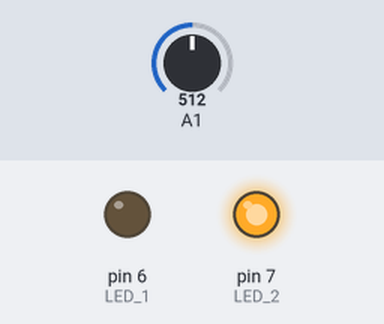
The sketch below on a simulated Arduino Uno, built with avr-gcc and run on an emulated ATmega328P. On the bench: output pins drawn as LEDs (lit = HIGH). The inputs (shaded band) are chosen by the test bench; at power-on: A1 = 512.

Above: at 1.2 s.
1.3 s: A1 set to 107
2.8 s: A1 set to 90
At 3.2 s:
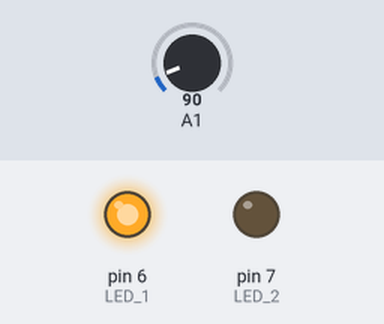
4.3 s: A1 set to 110
At 5.5 s:
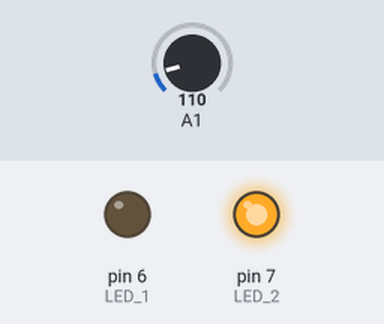
5.8 s: A1 set to 0
At 6.6 s:
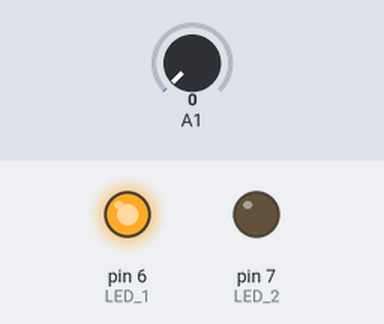
Timing chart, 0 to 8.3 s (numbered marks = the images above; inputs shaded):
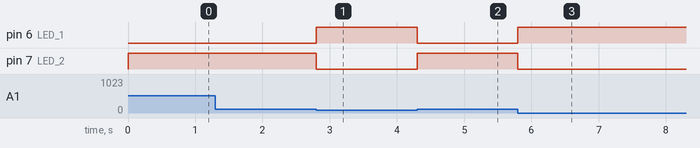

Measured:
- the behaviour switches between 100 and 99 on A1 (found by bisection; images 0 and 1)
- after the input at 1.3 s, every drawn part: stays the same
- after the input at 2.8 s, pin 6 (LED_1): LOW → HIGH at once; pin 7 (LED_2): HIGH → LOW at once
- after the input at 4.3 s, pin 6 (LED_1): HIGH → LOW at once; pin 7 (LED_2): LOW → HIGH at once
- after the input at 5.8 s, pin 6 (LED_1): LOW → HIGH at once; pin 7 (LED_2): HIGH → LOW at once

The sketch:

Ex3_LDR.ino
```cpp
int sensor;
int LED_1=6;
int LED_2=7;
void setup() {
pinMode(LED_1,OUTPUT);
pinMode(LED_2,OUTPUT);
}

void loop() {
sensor=analogRead(A1);
if (sensor<100)
{
digitalWrite(LED_1,HIGH);
  }
if (sensor>100)
{
digitalWrite(LED_1,LOW);
}
//-------------------------------------------------
if (sensor>100)
{
digitalWrite(LED_2,HIGH);
  }
if (sensor<100)
{
digitalWrite(LED_2,LOW);
}
}
```
